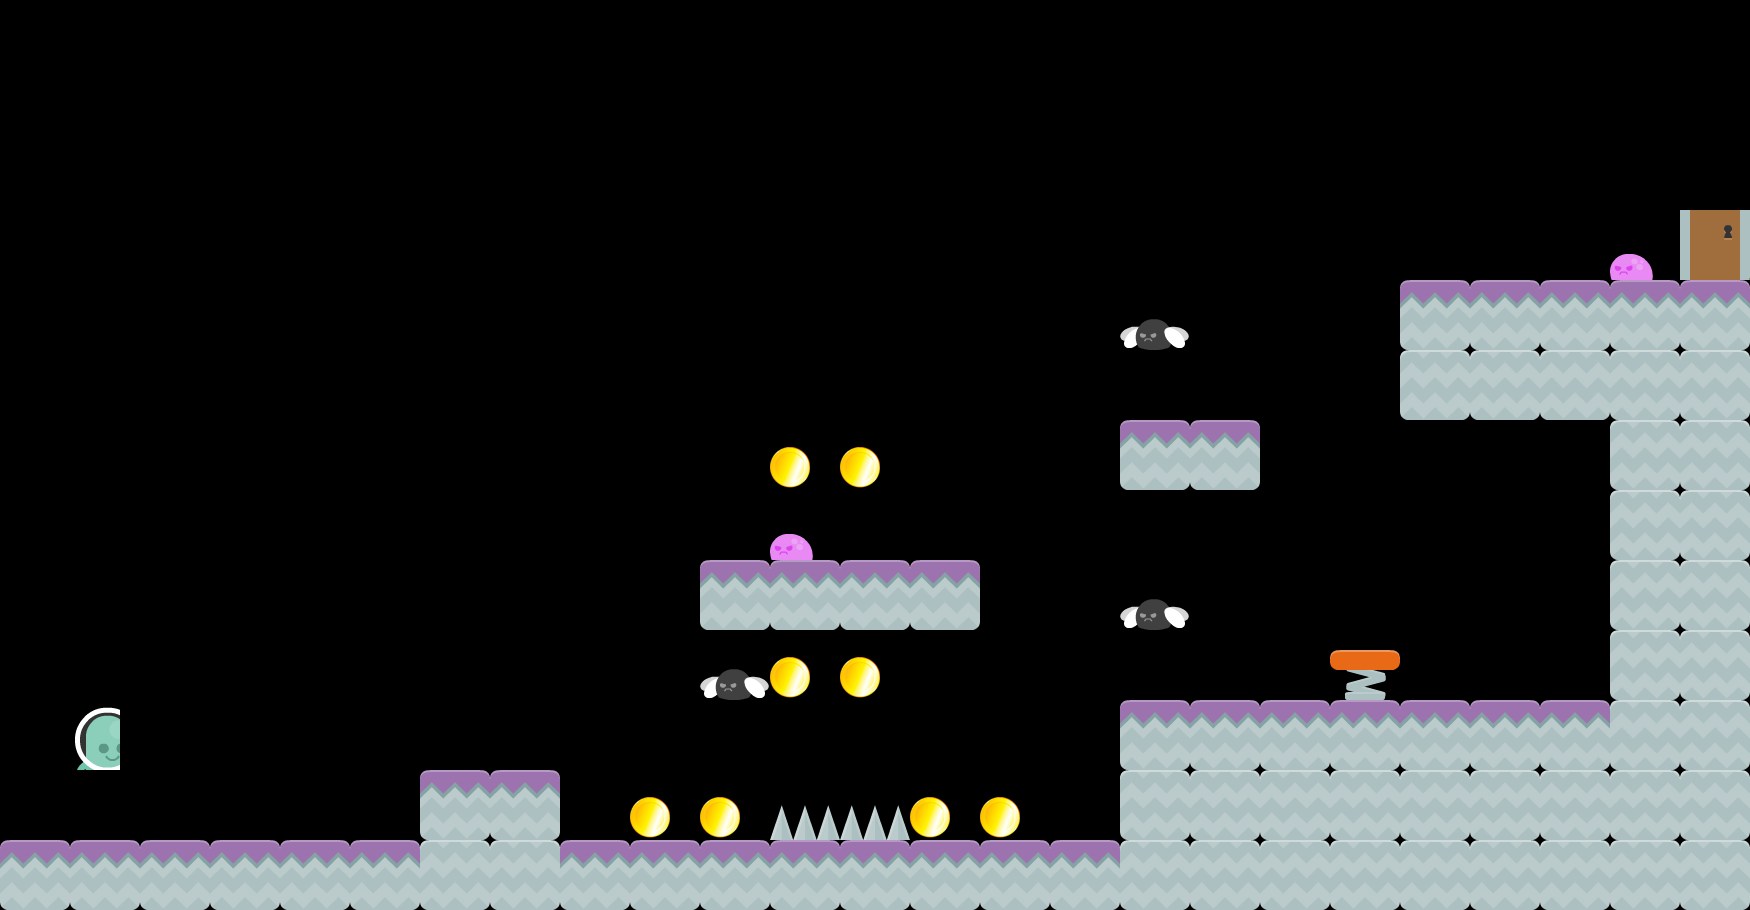

The image is a tile-based game level rendered from a .tmx file. Its description and complete source (layers, tilesets, objects, tile grids) follow:
An orthogonal 25x13 tile map with 70x70 px tiles, 1 tile layer (Tile Layer 1), 9 tilesets.

<map version="1.0" orientation="orthogonal" renderorder="right-down" width="25" height="13" tilewidth="70" tileheight="70" nextobjectid="1">
 <tileset firstgid="1" name="ground" tilewidth="70" tileheight="70" tilecount="1">
  <image source="../Art/Art/tiles/ground.png" width="70" height="70" />
 </tileset>
 <tileset firstgid="2" name="ground_dirt" tilewidth="70" tileheight="70" tilecount="1">
  <image source="../Art/Art/tiles/ground_dirt.png" width="70" height="70" />
 </tileset>
 <tileset firstgid="3" name="walk0001" tilewidth="50" tileheight="67" tilecount="1">
  <image source="../Art/Art/character/walk/walk0001.png" width="75" height="96" />
 </tileset>
 <tileset firstgid="4" name="slime_walk" tilewidth="43" tileheight="26" tilecount="1">
  <image source="../Art/Art/enemies/slime_walk.png" width="43" height="26" />
 </tileset>
 <tileset firstgid="5" name="coin_gold" tilewidth="40" tileheight="45" tilecount="1">
  <image source="../Art/Art/coin/coin/1.png" width="40" height="45" />
 </tileset>
 <tileset firstgid="6" name="door_closedMid" tilewidth="70" tileheight="70" tilecount="1">
  <image source="../Art/Art/exit/door_closedMid.png" width="70" height="70" />
 </tileset>
 <tileset firstgid="7" name="fly_fly" tilewidth="69" tileheight="31" tilecount="1">
  <image source="../Art/Art/enemies/fly_fly.png" width="69" height="31" />
 </tileset>
 <tileset firstgid="8" name="Spring" tilewidth="70" tileheight="70" tilecount="1">
  <image source="../Art/Art/tiles/springboardUp.png" width="70" height="70" />
 </tileset>
 <tileset firstgid="9" name="spikes" tilewidth="70" tileheight="35" tilecount="1">
  <image source="../Art/Art/tiles/spikes.png" width="70" height="35" />
 </tileset>
 <layer name="Tile Layer 1" width="25" height="13">
  <data encoding="csv">
0,0,0,0,0,0,0,0,0,0,0,0,0,0,0,0,0,0,0,0,0,0,0,0,0,
0,0,0,0,0,0,0,0,0,0,0,0,0,0,0,0,0,0,0,0,0,0,0,0,0,
0,0,0,0,0,0,0,0,0,0,0,0,0,0,0,0,0,0,0,0,0,0,0,0,0,
0,0,0,0,0,0,0,0,0,0,0,0,0,0,0,0,0,0,0,0,0,0,0,4,6,
0,0,0,0,0,0,0,0,0,0,0,0,0,0,0,0,7,0,0,0,1,1,1,1,1,
0,0,0,0,0,0,0,0,0,0,0,0,0,0,0,0,0,0,0,0,2,2,2,2,2,
0,0,0,0,0,0,0,0,0,0,0,5,5,0,0,0,1,1,0,0,0,0,0,2,2,
0,0,0,0,0,0,0,0,0,0,0,4,0,0,0,0,0,0,0,0,0,0,0,2,2,
0,0,0,0,0,0,0,0,0,0,1,1,1,1,0,0,7,0,0,0,0,0,0,2,2,
0,0,0,0,0,0,0,0,0,0,7,5,5,0,0,0,0,0,0,8,0,0,0,2,2,
0,3,0,0,0,0,0,0,0,0,0,0,0,0,0,0,1,1,1,1,1,1,1,2,2,
0,0,0,0,0,0,1,1,0,5,5,9,9,5,5,0,2,2,2,2,2,2,2,2,2,
1,1,1,1,1,1,2,2,1,1,1,1,1,1,1,1,2,2,2,2,2,2,2,2,2
</data>
 </layer>
</map>
